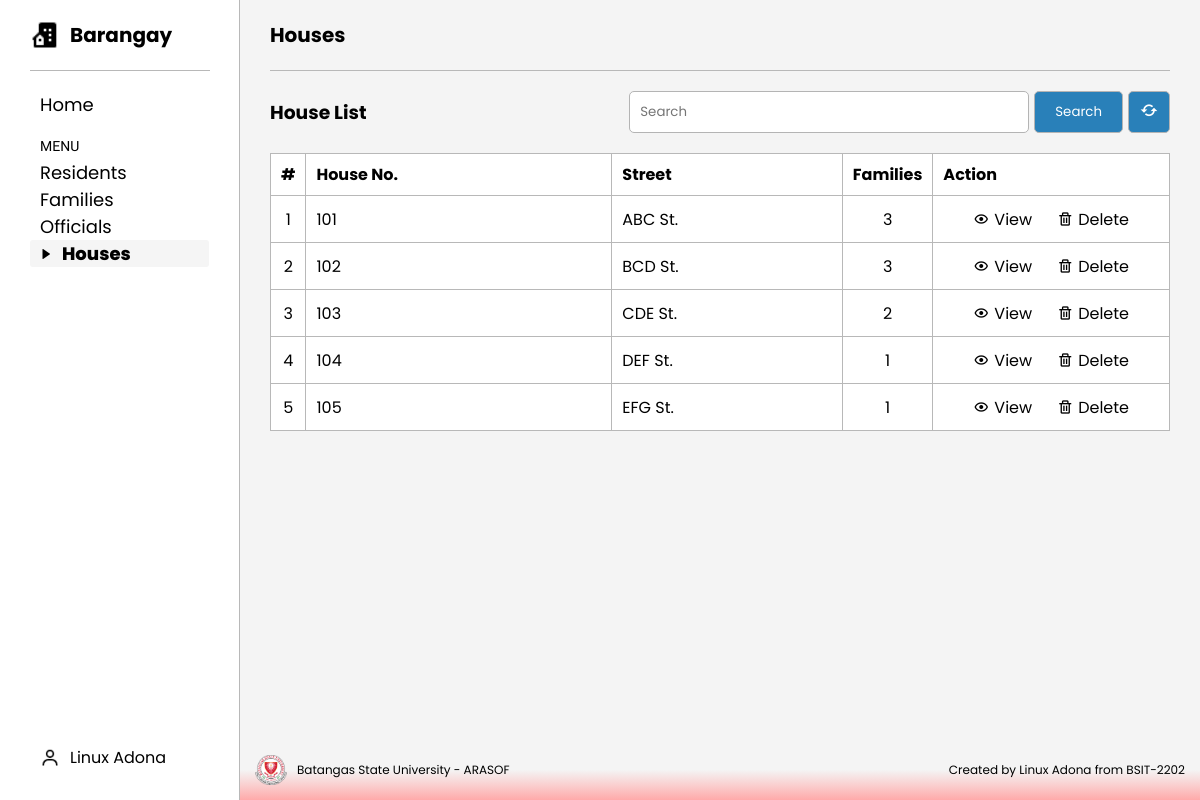
The app's page /houses-page/houses.php with its own data.
### tables this page shows
CREATE TABLE `address` (
  `address_id` int(11) NOT NULL,
  `house_number` varchar(20) DEFAULT NULL,
  `street` varchar(100) DEFAULT NULL,
  `barangay_id` int(11) DEFAULT NULL
);

### brgy_management/tables/houses_info/houses_table.php (the view)
<?php
$search = isset($_GET['search']) ? $_GET['search'] : '';
$sql = "SELECT a.house_number, a.street, b.barangay_name, a.address_id
        FROM address a
        JOIN barangay b ON a.barangay_id = b.barangay_id
        WHERE a.street LIKE '%$search%' OR b.barangay_name LIKE '%$search%'";
$result = $conn->query($sql);
$counter = 0;
if ($result->num_rows > 0) {
    while ($row = $result->fetch_assoc()) {
        $counter++;
        $familyCountSql = "SELECT COUNT(f.family_id) as family_count FROM family f WHERE f.address_id = " . $row['address_id'];
        $familyCountResult = $conn->query($familyCountSql);
        $familyCount = $familyCountResult->fetch_assoc()['family_count'];
        $to_string = "<tr>
                        <td>" . $counter . "</td>
                        <td>" . $row['house_number'] . "</td>
                        <td>" . $row['street'] . "</td>
                        <td>" . $familyCount . "</td>
                        <td>
                            <div class='actions'>
                                <a href='view_house.php?id=" . $row['address_id'] . "' class='view-link'>
                                    <div class='bx-action'>
                                        <i class='bx bx-show' ></i>
                                        <p>View</p>
                                    </div>
                                </a>
                                <a href='delete_house.php?id=" . $row['address_id'] . "' class='delete-link'>
                                    <div class='bx-action'>
                                        <i class='bx bx-trash' ></i>
                                        <p>Delete</p>
                                    </div>
                                </a>
                            </div>
                        </td>
                    </tr>";
        echo $to_string;
    }
} else {
    echo "<tr><td colspan='5'>No Houses found.</td></tr>";
}

### styles/style.css (style rules this page uses)
* { margin: 0; padding: 0; box-sizing: border-box; font-family: 'Poppins', sans-serif; }
body { height: 100vh; background: #f4f4f4; overflow: auto; }

### styles/houses/houses.css (style rules this page uses)
table, th, td { border: 1px solid #ddd; }
th, td { padding: 8px 10px; text-align: left; background-color: #fff; border: 1px solid #b8b8b8; }
th:nth-child(1), td:nth-child(1), th:nth-child(4), td:nth-child(4) { text-align: center; }
td { white-space: nowrap; }
th:nth-child(2), td:nth-child(2) { width: auto; }
th:nth-child(1), td:nth-child(1), th:nth-child(4), td:nth-child(4), th:nth-child(5), td:nth-child(5) { width: 1%; }
.actions { display: flex; align-items: center; justify-content: center; gap: 5px; height: 30px; padding: 0 20px; }
.actions a { text-decoration: none; color: inherit; }
.bx-action { display: flex; gap: 5px; align-items: center; padding: 5px 10px; border-radius: 4px; transition: all 0.2s ease; }

### records on screen
address: house_number "101", street "ABC St.", familyCount "3"
address: house_number "102", street "BCD St.", familyCount "3"
address: house_number "103", street "CDE St.", familyCount "2"
address: house_number "104", street "DEF St.", familyCount "1"
address: house_number "105", street "EFG St.", familyCount "1"
